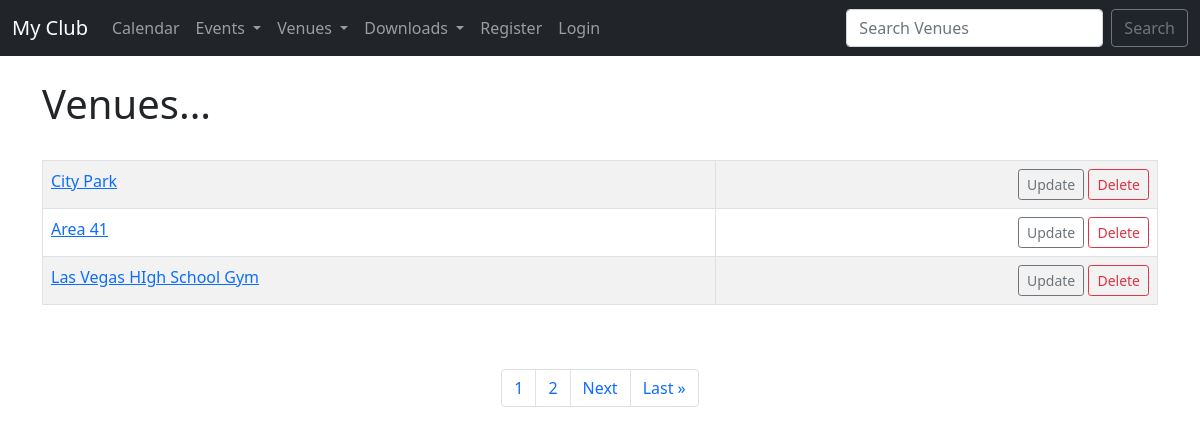
Screenshot of /list_venues with the database file from the repository.
### events/models.py (models this page shows)
class Venue(models.Model):
	name = models.CharField('Venue Name', max_length=120)
	address = models.CharField(max_length=300)
	zip_code = models.CharField('Zip Code', max_length=15)
	phone = models.CharField('Contact Phone', max_length=25, blank=True)
	web = models.URLField('Website Address', blank=True)
	email_address = models.EmailField('Email Address', blank=True)
	def __str__(self):
		return self.name

### events/views.py (the view)
# urls.py: path('list_venues', views.list_venues, name='list-venues'),
def list_venues(request):
	venue_list = Venue.objects.all()
	p = Paginator(Venue.objects.all(), 3)
	page = request.GET.get('page')
	venues = p.get_page(page)
	nums = "a" * venues.paginator.num_pages
	return render(request, 'events/venue.html',
		{'venue_list': venue_list,
		'venues': venues,
		'nums':nums}
		)

### events/templates/events/venue.html (shortened to what this page needs)
{% extends 'events/base.html' %}
{% block content %}
	<h1>Venues...</h1>
<br/>
<table class="table table-striped table-hover table-bordered">
	{% for venue in venues %}
		<tr>
			<td>
				<a href="{% url 'show-venue' venue.id %}">{{ venue }}</a>
			</td>
			<td align="right">
				<a href="{% url 'update-venue' venue.id %}" class="btn btn-outline-secondary btn-sm">Update</a>
				<a href="{% url 'delete-venue' venue.id %}" class="btn btn-outline-danger btn-sm">Delete</a>
			</td>
		</tr>
	{% endfor %}
</table>
<br/></br/>
<nav aria-label="Page navigation example">
  <ul class="pagination justify-content-center">
{% for i in nums %}
	<li class="page-item"><a class="page-link" href="?page={{ forloop.counter }}">{{ forloop.counter }}</a></li>
{% endfor %}
{% if venues.has_next %}
	<li class="page-item"><a class="page-link" href="?page={{ venues.next_page_number }}">Next</a></li>
	<li class="page-item"><a class="page-link" href="?page={{ venues.paginator.num_pages }}">Last &raquo</a></li>
{% endif %}
 </ul>
</nav>
<br/>
{% endblock %}

### rows the page displays
Venue: name "City Park"
Venue: name "Area 41"
Venue: name "Las Vegas HIgh School Gym"
